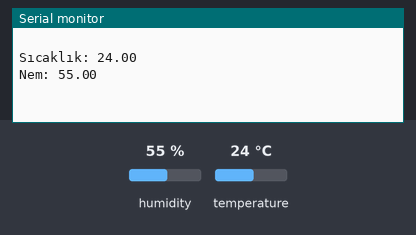
Recording of a sketch running on a simulated Arduino Uno, built with avr-gcc and run on an emulated ATmega328P. On the bench: the last lines printed to the serial monitor. The inputs (shaded band) are chosen by the test bench; at power-on: humidity 55 %, temperature 24 °C.

Above: at 4.8 s.
4.9 s: humidity set to 22 %
At 6.7 s:
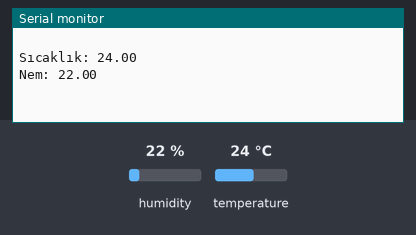
7.9 s: temperature set to 12 °C
10.9 s: humidity set to 40 %
At 12.8 s:
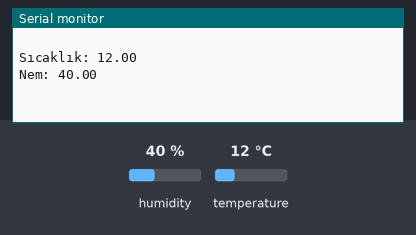
Timing chart, 0 to 14.3 s (numbered marks = the images above; inputs shaded):
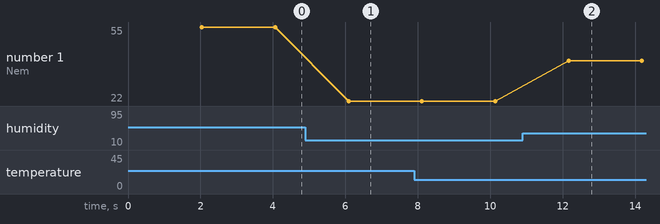

Measured:
- after the input at 4.9 s, the serial monitor: prints a new line after 1.2 s (image 1)
- after the input at 10.9 s, the serial monitor: prints a new line after 1.3 s (image 2)
- plotted number 1: 55 → 22 after the input at 4.9 s, 22 → 40 after the input at 10.9 s

The sketch:

dht11_temp_sensor.ino
```cpp
#include <DHT.h>
#include <DHT_U.h>

#define dht_pin 2
DHT dht(dht_pin, DHT11);


void setup() {

  Serial.begin(9600);
  Serial.println("==========STARTED==========");
  dht.begin();
}

void loop() {

  delay(2000);

  float sicaklik = dht.readTemperature();
  float nem = dht.readHumidity();

  Serial.print("Sıcaklık: ");
  Serial.print(sicaklik);
  Serial.print("\n");

  Serial.print("Nem: ");
  Serial.print(nem);
  Serial.print("\n \n \n");


}
```
